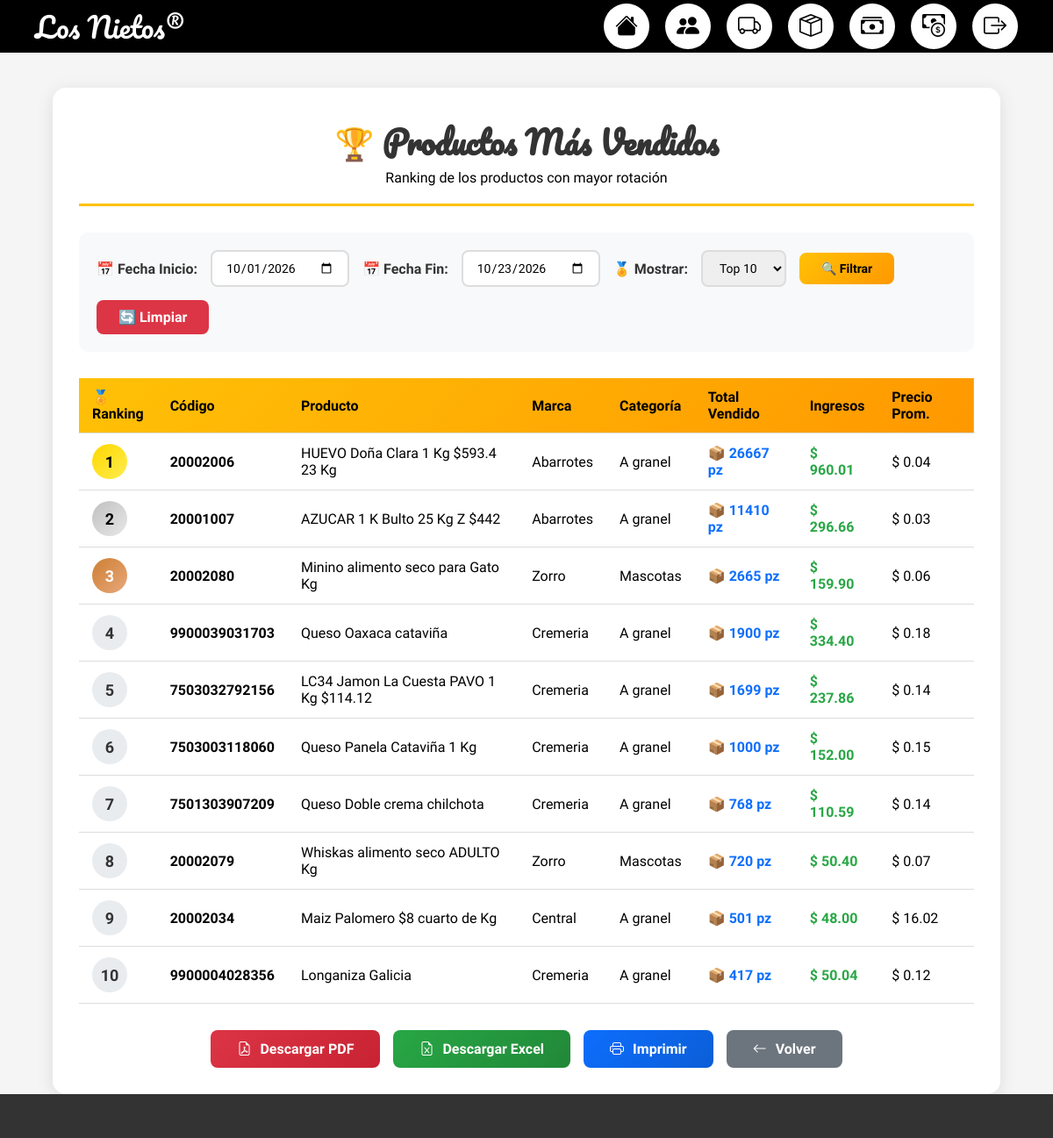
The page /php/reportes/ventas/reporte_productos_mas_vendidos.php (signed in) on the database its author committed.
### tables this page shows
CREATE TABLE `productos` (
  `codigo_barra` varchar(50) NOT NULL,
  `nombre_producto` varchar(255) NOT NULL,
  `cantidad` float DEFAULT NULL,
  `marca` varchar(100) DEFAULT NULL,
  `categoria` varchar(100) DEFAULT NULL,
  `precio_compra` float DEFAULT NULL,
  `total_compra` float DEFAULT NULL,
  `precio_venta` float DEFAULT NULL,
  `total_venta` float DEFAULT NULL,
  `proveedor` varchar(255) DEFAULT NULL,
  `stock_minimo` int DEFAULT '0',
  `estado` enum('activo','inactivo') DEFAULT 'activo',
  `imagen` varchar(255) DEFAULT NULL,
  `fecha_ingreso` timestamp NOT NULL DEFAULT CURRENT_TIMESTAMP
);

### php/reportes/ventas/reporte_productos_mas_vendidos.php (the view, shortened to what this page needs)
<?php
include("../../conexion.php");
$fecha_inicio = $_GET['fecha_inicio'] ?? date('Y-m-01');
$fecha_fin = $_GET['fecha_fin'] ?? date('Y-m-d');
$limite = $_GET['limite'] ?? 10;
$sql = "
SELECT
    p.codigo_barra,
    p.nombre_producto,
    p.marca,
    p.categoria,
    SUM(dv.cantidad) as total_vendido,
    SUM(dv.subtotal) as ingresos_totales,
    AVG(dv.precio_venta) as precio_promedio
FROM detalle_venta dv
INNER JOIN productos p ON dv.codigo_barra = p.codigo_barra
INNER JOIN ventas v ON dv.venta_id = v.id
WHERE DATE(v.fecha_venta) BETWEEN ? AND ?
AND v.estado = 'completada'
GROUP BY p.codigo_barra
ORDER BY total_vendido DESC
LIMIT ?
";
$stmt = mysqli_prepare($conn, $sql);
mysqli_stmt_bind_param($stmt, "ssi", $fecha_inicio, $fecha_fin, $limite);
mysqli_stmt_execute($stmt);
$resultado = mysqli_stmt_get_result($stmt);
?>
<!DOCTYPE html>
<html lang="es">
<head>
    <link rel="stylesheet" href="../../../css/Reportes-STYLE/reportes5.css">
    <link rel="stylesheet" href="https://cdn.jsdelivr.net/npm/bootstrap-icons@1.11.3/font/bootstrap-icons.min.css">
</head>
<body>
    <div class="barra-superior">
        <div class="logo">Los Nietos&#174;</div>
        <div class="iconos">
            <a href="../../login/dashboard_admin.php" class="icon-btn">
                <i class="bi bi-house-fill"></i>
            </a>
            <a href="../../login/CRUD-Usuarios.php" class="icon-btn">
                <i class="bi bi-people-fill"></i>
            </a>
            <a href="../../proveedores/CRUD-Proveedores.php" class="icon-btn">
                <i class="bi bi-truck"></i>
            </a>
            <a href="../../productos/CRUD-Product.php" class="icon-btn">
                <i class="bi bi-box-seam"></i>
            </a>
            <a href="../../ventas/CRUD-Ventas.php" class="icon-btn">
                <i class="bi bi-cash-stack"></i>
            </a>
            <a href="../../corte/corte_caja.php" class="icon-btn">
                <i class="bi bi-cash-coin"></i>
            </a>
            <a href="../logout.php" class="icon-btn">
                <i class="bi bi-box-arrow-right"></i>
            </a>
        </div>
    </div>
    <div class="reporte-container">
        <div class="reporte-header">
            <h1>🏆 Productos Más Vendidos</h1>
            <p>Ranking de los productos con mayor rotación</p>
        </div>
        <form class="filtros-reporte" method="GET">
            <label>📅 Fecha Inicio:</label>
            <input type="date" name="fecha_inicio" value="<?= $fecha_inicio ?>">
            <label>📅 Fecha Fin:</label>
            <input type="date" name="fecha_fin" value="<?= $fecha_fin ?>">
            <label>🏅 Mostrar:</label>
            <select name="limite">
                <option value="10" <?= $limite == 10 ? 'selected' : '' ?>>Top 10</option>
            </select>
            <button type="submit">🔍 Filtrar</button>
            <a href="reporte_productos_mas_vendidos.php"
                style="padding: 10px 25px; background: #dc3545; color: white; border-radius: 8px; text-decoration: none; font-weight: bold;">🔄
                Limpiar</a>
        </form>
        <table class="tabla-reporte">
            <thead>
                <tr>
                    <th style="width: 80px;">🏅 Ranking</th>
                    <th>Código</th>
                    <th>Producto</th>
                    <th>Marca</th>
                    <th>Categoría</th>
                    <th>Total Vendido</th>
                    <th>Ingresos</th>
                    <th>Precio Prom.</th>
                </tr>
            </thead>
            <tbody>
                <?php
                $ranking = 0;
                while ($row = mysqli_fetch_assoc($resultado)):
                    $ranking++;
                    $clase_ranking = $ranking <= 3 ? "ranking-$ranking" : "ranking-other";
                    ?>
                    <tr>
                        <td>
                            <span class="ranking-badge <?= $clase_ranking ?>">
                                <?= $ranking ?>
                            </span>
                        </td>
                        <td><strong>
                                <?= $row['codigo_barra'] ?>
                            </strong></td>
                        <td>
                            <?= $row['nombre_producto'] ?>
                        </td>
                        <td>
                            <?= $row['marca'] ?? 'N/A' ?>
                        </td>
                        <td>
                            <?= $row['categoria'] ?? 'N/A' ?>
                        </td>
                        <td style="font-weight: bold; font-size: 16px; color: #0d6efd;">
                            📦
                            <?= $row['total_vendido'] ?> pz
                        </td>
                        <td style="color: #28a745; font-weight: bold;">
                            $
                            <?= number_format($row['ingresos_totales'], 2) ?>
                        </td>
                        <td>$
                            <?= number_format($row['precio_promedio'], 2) ?>
                        </td>
                    </tr>
                <?php endwhile; ?>
            </tbody>
        </table>
        <div class="botones-accion">
            <a href="../exportar/generar_pdf.php?tipo=productos_mas_vendidos&fecha_inicio=<?= $fecha_inicio ?>&fecha_fin=<?= $fecha_fin ?>&limite=<?= $limite ?>"
                class="btn-accion btn-pdf">
                <i class="bi bi-file-earmark-pdf"></i> Descargar PDF
            </a>
            <a href="../exportar/generar_excel.php?tipo=productos_mas_vendidos&fecha_inicio=<?= $fecha_inicio ?>&fecha_fin=<?= $fecha_fin ?>&limite=<?= $limite ?>"
                class="btn-accion btn-excel">
                <i class="bi bi-file-earmark-excel"></i> Descargar Excel
            </a>
            <a href="javascript:window.print()" class="btn-accion btn-imprimir">
                <i class="bi bi-printer"></i> Imprimir
            </a>
            <a href="../reporte.php" class="btn-accion" style="background: #6c757d; color: white;">
                <i class="bi bi-arrow-left"></i> Volver
            </a>
        </div>
    </div>
    <div class="barra-inferior"></div>
</body>
</html>

### css/Reportes-STYLE/reportes5.css (style rules this page uses)
* { margin: 0; padding: 0; box-sizing: border-box; }
body { background: #f5f5f5; font-family: 'Kalam', cursive; margin: 0; padding: 0; }
.barra-superior { width: 100%; height: 60px; background: #000; color: white; display: flex; align-items: center; justify-content: space-between; padding: 0 40px; overflow: visible; top: 0; position: relative; z-index: 1000; }
.logo { font-family: 'Pacifico', cursive; font-size: 32px; color: white; }
.iconos { display: flex; align-items: center; gap: 18px; }
.icon-btn { display: flex; justify-content: center; align-items: center; width: 52px; height: 52px; background: white; border-radius: 50%; box-shadow: 0 0 6px rgba(0, 0, 0, 0.2); transition: 0.25s ease; }
.icon-btn { background-repeat: no-repeat; background-position: center; background-size: 30px 30px; }
.icon-btn i { font-size: 26px; color: #000; transition: all 0.25s ease; }
.icon-btn { position: relative; }
.barra-inferior { width: 100%; height: 50px; background: #333; position: fixed; bottom: 0; left: 0; }
.reporte-header { text-align: center; border-bottom: 3px solid #28a745; padding-bottom: 20px; margin-bottom: 30px; }
.filtros-reporte { background: #f8f9fa; padding: 20px; border-radius: 10px; margin-bottom: 30px; display: flex; flex-wrap: wrap; gap: 15px; align-items: center; }
.filtros-reporte label { font-weight: bold; color: #333; }
.filtros-reporte input[type="date"], .filtros-reporte select { padding: 10px 15px; border: 2px solid #ddd; border-radius: 8px; font-family: 'Kalam', cursive; font-size: 14px; }
.filtros-reporte button { padding: 10px 25px; background: linear-gradient(135deg, #28a745 0%, #218838 100%); color: white; border: none; border-radius: 8px; font-family: 'Kalam', cursive; font-size: 14px; font-weight: bold; cursor: pointer; transition: 0.2s; }
.tabla-reporte { width: 100%; border-collapse: collapse; margin-bottom: 30px; }
.tabla-reporte thead { background: linear-gradient(135deg, #28a745 0%, #218838 100%); color: white; }
.tabla-reporte th, .tabla-reporte td { padding: 12px 15px; text-align: left; border-bottom: 1px solid #ddd; }
.botones-accion { display: flex; gap: 15px; justify-content: center; flex-wrap: wrap; }
.btn-accion { padding: 12px 30px; border-radius: 8px; text-decoration: none; font-weight: bold; display: inline-flex; align-items: center; gap: 10px; transition: 0.2s; }
.btn-pdf { background: linear-gradient(135deg, #dc3545 0%, #c82333 100%); color: white; }
.btn-excel { background: linear-gradient(135deg, #28a745 0%, #218838 100%); color: white; }
.btn-imprimir { background: linear-gradient(135deg, #0d6efd 0%, #0b5ed7 100%); color: white; }

### rows shown on the page
productos: codigo_barra "20002006", nombre_producto "HUEVO Doña Clara 1 Kg $593.4 23 Kg", marca "Abarrotes", categoria "A granel", total_vendido "26667", ingresos_totales "960.01", precio_promedio "0.04"
productos: codigo_barra "20001007", nombre_producto "AZUCAR 1 K Bulto 25 Kg Z $442", marca "Abarrotes", categoria "A granel", total_vendido "11410", ingresos_totales "296.66", precio_promedio "0.03"
productos: codigo_barra "20002080", nombre_producto "Minino alimento seco para Gato Kg", marca "Zorro", categoria "Mascotas", total_vendido "2665", ingresos_totales "159.90", precio_promedio "0.06"
productos: codigo_barra "9900039031703", nombre_producto "Queso Oaxaca cataviña", marca "Cremeria", categoria "A granel", total_vendido "1900", ingresos_totales "334.40", precio_promedio "0.18"
productos: codigo_barra "7503032792156", nombre_producto "LC34 Jamon La Cuesta PAVO 1 Kg $114.12", marca "Cremeria", categoria "A granel", total_vendido "1699", ingresos_totales "237.86", precio_promedio "0.14"
productos: codigo_barra "7503003118060", nombre_producto "Queso Panela Cataviña 1 Kg", marca "Cremeria", categoria "A granel", total_vendido "1000", ingresos_totales "152.00", precio_promedio "0.15"
productos: codigo_barra "7501303907209", nombre_producto "Queso Doble crema chilchota", marca "Cremeria", categoria "A granel", total_vendido "768", ingresos_totales "110.59", precio_promedio "0.14"
productos: codigo_barra "20002079", nombre_producto "Whiskas alimento seco ADULTO Kg", marca "Zorro", categoria "Mascotas", total_vendido "720", ingresos_totales "50.40", precio_promedio "0.07"
productos: codigo_barra "20002034", nombre_producto "Maiz Palomero $8 cuarto de Kg", marca "Central", categoria "A granel", total_vendido "501", ingresos_totales "48.00", precio_promedio "16.02"
productos: codigo_barra "9900004028356", nombre_producto "Longaniza Galicia", marca "Cremeria", categoria "A granel", total_vendido "417", ingresos_totales "50.04", precio_promedio "0.12"
